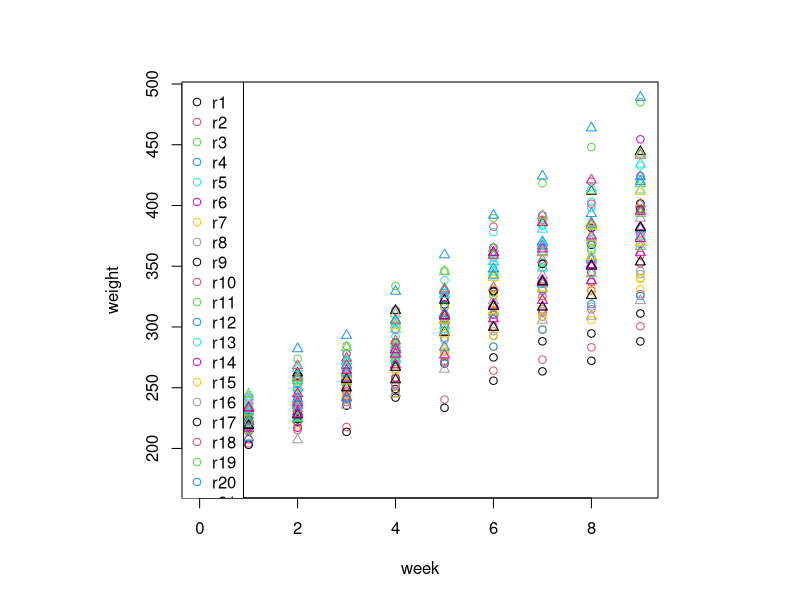
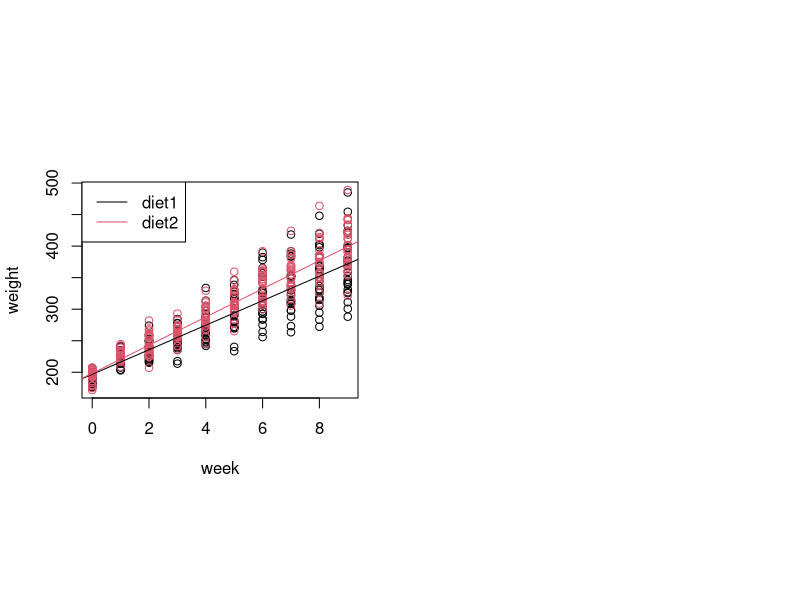
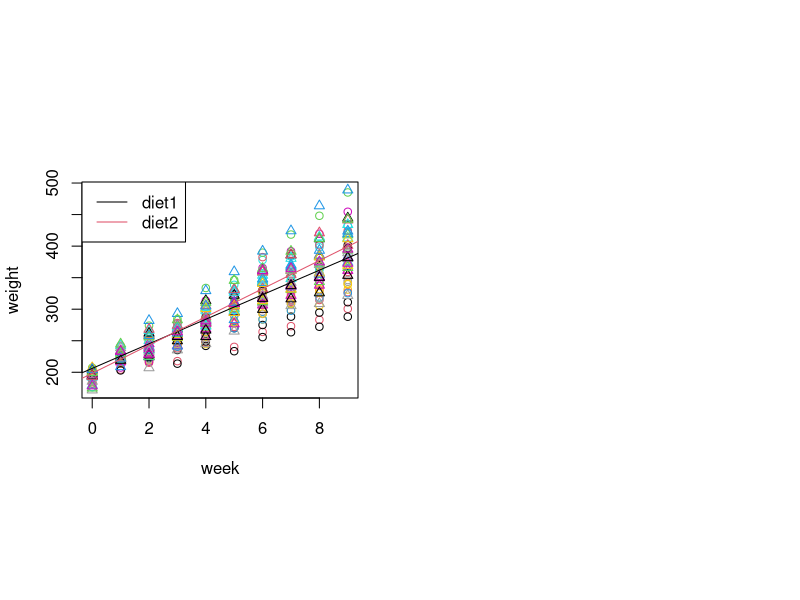
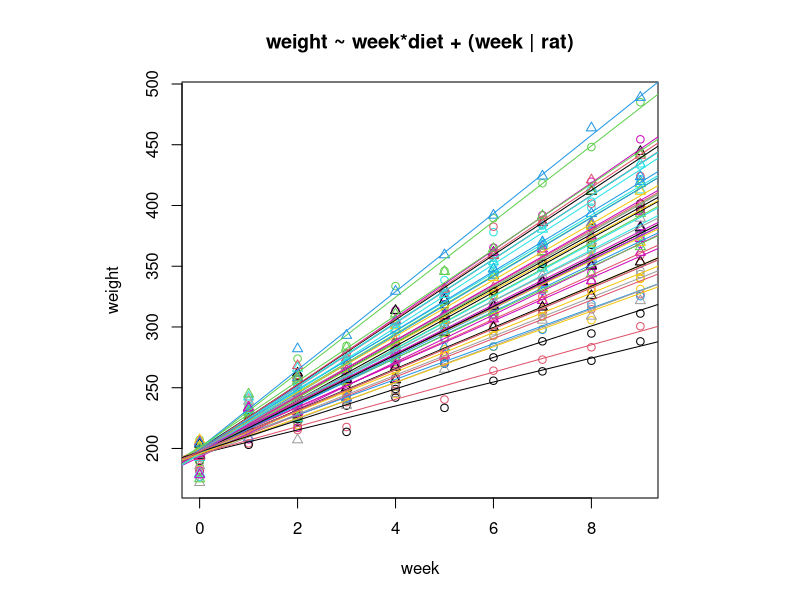
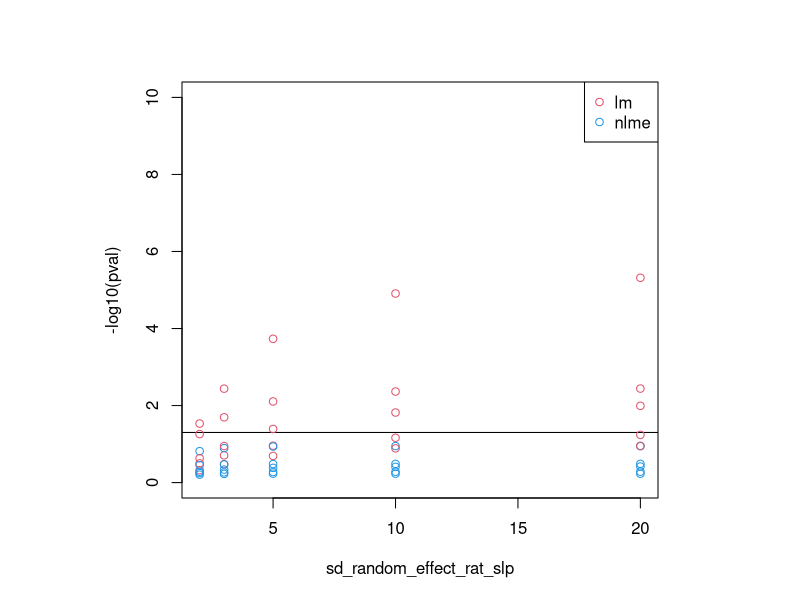

These figures' R source, in order:
## ---- chunk 1
knitr::opts_chunk$set(collapse=TRUE, comment = "#>", fig.width=9, fig.height=6, eval=TRUE, echo=TRUE, results="verbatim", warning=FALSE)
## ---- chunk 2
rats_on_a_diet_sim = function(
    basal_weight=200,
    basal_weight_gain = 20,
    delta_fixed_effect_diet_int = 2, 
    delta_fixed_effect_diet_slp = 2, 
    sd_random_effect_rat_int = 5,
    sd_random_effect_rat_slp = 5,
    nb_rep = 25, nb_week = 10, seed=1
    ) {
  d = data.frame(week=rep((1:nb_week)-1, nb_rep*2), rat=rep(paste0("r", 1:(nb_rep*2)), each=nb_week), diet=rep(paste0("d", 1:2), each=nb_week*nb_rep), stringsAsFactors=TRUE)
  levels(d$rat) = unique(d$rat)
  class(d) = c("nfnGroupedData", "nfGroupedData", "groupedData", "data.frame")
  attributes(d)$formula = formula("weight ~ week | rat")
  head(d)
  dim(d)

  d$basal_weight = basal_weight
  d$basal_weight_gain = basal_weight_gain

  # diet fixed effects
  d$fixed_effect_diet_int = c(
      d1 = - delta_fixed_effect_diet_int/2,
      d2 =   delta_fixed_effect_diet_int/2
    )[d$diet]
  d$fixed_effect_diet_slp = c(
    d1 =  - delta_fixed_effect_diet_slp/2,
    d2 =  + delta_fixed_effect_diet_slp/2
  )[d$diet]
  
  # rat random effect 
  set.seed(seed)
  random_effect_rat_int = rnorm(length(levels(d$rat))) * sd_random_effect_rat_int
  random_effect_rat_slp = rnorm(length(levels(d$rat))) * sd_random_effect_rat_slp
  # random_effect_rat_slp = sort(random_effect_rat_slp)[rank(random_effect_rat_int)]
  # random_effect_rat_slp = random_effect_rat_slp[c(length(random_effect_rat_slp), 2:(length(random_effect_rat_slp)-1), 1)]
  # plot(random_effect_rat_int[order(random_effect_rat_int)])
  # lines(random_effect_rat_slp[order(random_effect_rat_int)], col=2)
  names(random_effect_rat_int) = levels(d$rat)
  names(random_effect_rat_slp) = levels(d$rat)
  
  d$random_effect_rat_int = random_effect_rat_int[d$rat]
  d$random_effect_rat_slp = random_effect_rat_slp[d$rat]

  d$noise = rnorm(length(levels(d$rat))) * 10

  d$weight = d$basal_weight + d$fixed_effect_diet_int + d$random_effect_rat_int + d$week * (d$basal_weight_gain + d$fixed_effect_diet_slp + d$random_effect_rat_slp) + d$noise

  return(d) 
}
d = rats_on_a_diet_sim()

layout(1, respect=TRUE)
plot(weight~week, d, col=as.numeric(d$rat), pch=as.numeric(d$diet))
legend("topleft", col=c(1:length(levels(d$rat)), 1, 1), pch=c(rep(1, length(levels(d$rat))/2), rep(2, length(levels(d$rat))/2), 1, 2), c(levels(d$rat), levels(d$diet)))
## ---- chunk 3
m9 = lm(weight~week*diet, d)
summary(m9)
layout(matrix(1:2,1), respect=TRUE)
plot(weight~week, d, col=as.numeric(d$diet), pch=1)
legend("topleft", c("diet1", "diet2"), col=1:2, lty=1)
abline(a=m9$coef[1], b=m9$coef[2], col=1)
abline(a=m9$coef[1] + m9$coef[["dietd2"]], b=m9$coef[2]+m9$coef[["week:dietd2"]], col=2)
## ---- chunk 4
m10 = lm(weight~week*diet+rat, d)
# summary(m10)
anova(m10)
layout(matrix(1:2,1), respect=TRUE)
plot(weight~week, d, col=as.numeric(d$rat), pch=as.numeric(d$diet))
legend("topleft", c("diet1", "diet2"), col=1:2, lty=1)
abline(a=m10$coef[1], b=m10$coef[2], col=1)
abline(a=m10$coef[1] + m10$coef[["dietd2"]], b=m10$coef[2]+m10$coef[["week:dietd2"]], col=2)
## ---- chunk 5
m11 = lme4::lmer(weight ~ week*diet + (week | rat), data=d)
summary(m11)
layout(1, respect=TRUE)
plot(weight~week, d, col=as.numeric(d$rat), lty=as.numeric(d$diet), pch=as.numeric(d$diet), main="weight ~ week*diet + (week | rat)")
for (i in 1:length(levels(d$rat))) {
  tmp_diet = d[d$rat==levels(d$rat)[i],]$diet[1]
  if (tmp_diet=="d1") {
    abline(a=coef(m11)$rat[i,1]                  , b=coef(m11)$rat[i,2]                  , col=i)    
  } else if (tmp_diet=="d2") {
    abline(a=coef(m11)$rat[i,1]+coef(m11)$rat[i,3], b=coef(m11)$rat[i,2]+coef(m11)$rat[i,4], col=i)
  } 
}

m12 = nlme::lme(weight ~ week*diet, random=~1+week, data=d, control=nlme::lmeControl(opt='optim'), method="ML")
summary(m12)
## ---- chunk 6
basal_weight=200
basal_weight_gain = 20
delta_fixed_effect_diet_int = 0 
delta_fixed_effect_diet_slp = 0 # /!\ no fixed effect 
sd_random_effect_rat_int = 0    # only random effect on   
sd_random_effect_rat_slp = 5    # weight gain per rat 
nb_rep = 10
nb_week = 10
seed=1

params = c(2,3,5, 10, 20)
plot(0,0, col=0, xlim=range(params), ylim=c(0,10), ylab="-log10(pval)", xlab="sd_random_effect_rat_slp")
abline(h=-log10(0.05))
legend("topright", c("lm", "nlme"), col=c(2,4), pch=1)
for (seed in 1:5) {
  for (param in params) {
    d = rats_on_a_diet_sim(
      sd_random_effect_rat_int    = sd_random_effect_rat_int   ,
      sd_random_effect_rat_slp    = param   ,
      delta_fixed_effect_diet_int = delta_fixed_effect_diet_int,
      delta_fixed_effect_diet_slp = delta_fixed_effect_diet_slp,
      basal_weight_gain           = basal_weight_gain          ,
      basal_weight                = basal_weight               ,
      nb_rep                      = nb_rep                     ,
      nb_week                     = nb_week                    ,
      seed                        = seed                       
    )
    m10 = lm(weight~week*diet+rat, d)
    m12 = nlme::lme(weight ~ week*diet, random=~1+week, data=d, control=nlme::lmeControl(opt='optim'), method="ML")
    s = summary(m12)
    a = anova(m10)
    lpv_lm = -log10(a[4,5])
    lpv_mm = -log10(s$tTable[4,5])
    points(param, lpv_lm, col=2)
    points(param, lpv_mm, col=4)  
  }
}

## ---- chunk 7
sessionInfo()
